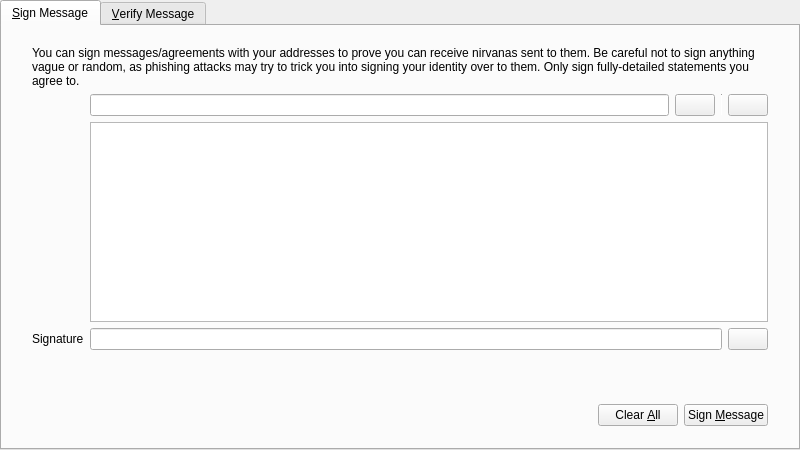
<?xml version="1.0" encoding="UTF-8"?>
<ui version="4.0">
 <class>SignVerifyMessageDialog</class>
 <widget class="QDialog" name="SignVerifyMessageDialog">
  <property name="geometry">
   <rect>
    <x>0</x>
    <y>0</y>
    <width>800</width>
    <height>450</height>
   </rect>
  </property>
  <property name="windowTitle">
   <string>Signatures - Sign / Verify a Message</string>
  </property>
  <property name="modal">
   <bool>true</bool>
  </property>
  <layout class="QVBoxLayout" name="verticalLayout">
   <property name="leftMargin">
    <number>0</number>
   </property>
   <property name="topMargin">
    <number>0</number>
   </property>
   <property name="rightMargin">
    <number>0</number>
   </property>
   <property name="bottomMargin">
    <number>0</number>
   </property>
   <item>
    <widget class="QTabWidget" name="tabWidget">
     <property name="currentIndex">
      <number>0</number>
     </property>
     <widget class="QWidget" name="tabSignMessage">
      <attribute name="title">
       <string>&amp;Sign Message</string>
      </attribute>
      <layout class="QVBoxLayout" name="verticalLayout_SM">
       <property name="leftMargin">
        <number>0</number>
       </property>
       <property name="topMargin">
        <number>0</number>
       </property>
       <property name="rightMargin">
        <number>0</number>
       </property>
       <property name="bottomMargin">
        <number>0</number>
       </property>
       <item>
        <layout class="QVBoxLayout" name="verticalLayout_3">
         <property name="leftMargin">
          <number>30</number>
         </property>
         <property name="topMargin">
          <number>20</number>
         </property>
         <property name="rightMargin">
          <number>30</number>
         </property>
         <property name="bottomMargin">
          <number>20</number>
         </property>
         <item>
          <layout class="QGridLayout" name="gridLayout">
           <item row="1" column="1">
            <layout class="QHBoxLayout" name="horizontalLayout_1_SM">
             <property name="spacing">
              <number>6</number>
             </property>
             <item>
              <widget class="QValidatedLineEdit" name="addressIn_SM">
               <property name="toolTip">
                <string>The Nirvana address to sign the message with</string>
               </property>
              </widget>
             </item>
             <item>
              <widget class="NirvanaPushButton" name="addressBookButton_SM">
               <property name="toolTip">
                <string>Choose previously used address</string>
               </property>
               <property name="text">
                <string/>
               </property>
               <property name="icon">
                <iconset resource="../bitcoin.qrc">
                 <normaloff>:/icons/address-book</normaloff>:/icons/address-book</iconset>
               </property>
               <property name="shortcut">
                <string>Alt+A</string>
               </property>
               <property name="autoDefault">
                <bool>false</bool>
               </property>
              </widget>
             </item>
             <item>
              <widget class="Line" name="vLine">
               <property name="maximumSize">
                <size>
                 <width>1</width>
                 <height>22</height>
                </size>
               </property>
               <property name="orientation">
                <enum>Qt::Vertical</enum>
               </property>
              </widget>
             </item>
             <item>
              <widget class="NirvanaPushButton" name="pasteButton_SM">
               <property name="toolTip">
                <string>Paste address from clipboard</string>
               </property>
               <property name="text">
                <string/>
               </property>
               <property name="icon">
                <iconset resource="../bitcoin.qrc">
                 <normaloff>:/icons/editpaste</normaloff>:/icons/editpaste</iconset>
               </property>
               <property name="shortcut">
                <string>Alt+P</string>
               </property>
               <property name="autoDefault">
                <bool>false</bool>
               </property>
              </widget>
             </item>
            </layout>
           </item>
           <item row="2" column="1">
            <widget class="QPlainTextEdit" name="messageIn_SM">
             <property name="toolTip">
              <string>Enter the message you want to sign here</string>
             </property>
            </widget>
           </item>
           <item row="3" column="1">
            <layout class="QHBoxLayout" name="horizontalLayout_2_SM">
             <property name="spacing">
              <number>6</number>
             </property>
             <item>
              <widget class="QLineEdit" name="signatureOut_SM">
               <property name="font">
                <font>
                 <italic>true</italic>
                </font>
               </property>
               <property name="readOnly">
                <bool>true</bool>
               </property>
              </widget>
             </item>
             <item>
              <widget class="NirvanaPushButton" name="copySignatureButton_SM">
               <property name="toolTip">
                <string>Copy the current signature to the system clipboard</string>
               </property>
               <property name="text">
                <string/>
               </property>
               <property name="icon">
                <iconset resource="../bitcoin.qrc">
                 <normaloff>:/icons/editcopy</normaloff>:/icons/editcopy</iconset>
               </property>
               <property name="autoDefault">
                <bool>false</bool>
               </property>
              </widget>
             </item>
            </layout>
           </item>
           <item row="3" column="0">
            <widget class="QLabel" name="signatureLabel_SM">
             <property name="text">
              <string>Signature</string>
             </property>
             <property name="textFormat">
              <enum>Qt::PlainText</enum>
             </property>
            </widget>
           </item>
           <item row="0" column="0" colspan="2">
            <widget class="QLabel" name="infoLabel_SM">
             <property name="text">
              <string>You can sign messages/agreements with your addresses to prove you can receive nirvanas sent to them. Be careful not to sign anything vague or random, as phishing attacks may try to trick you into signing your identity over to them. Only sign fully-detailed statements you agree to.</string>
             </property>
             <property name="textFormat">
              <enum>Qt::PlainText</enum>
             </property>
             <property name="wordWrap">
              <bool>true</bool>
             </property>
            </widget>
           </item>
          </layout>
         </item>
        </layout>
       </item>
       <item>
        <widget class="QWidget" name="buttonsContainerWhite" native="true">
         <layout class="QHBoxLayout" name="horizontalLayout">
          <property name="leftMargin">
           <number>30</number>
          </property>
          <property name="topMargin">
           <number>15</number>
          </property>
          <property name="rightMargin">
           <number>30</number>
          </property>
          <item>
           <spacer name="horizontalSpacer_1_SM">
            <property name="orientation">
             <enum>Qt::Horizontal</enum>
            </property>
            <property name="sizeHint" stdset="0">
             <size>
              <width>40</width>
              <height>48</height>
             </size>
            </property>
           </spacer>
          </item>
          <item>
           <widget class="QLabel" name="statusLabel_SM">
            <property name="font">
             <font>
              <weight>75</weight>
              <bold>true</bold>
             </font>
            </property>
            <property name="text">
             <string/>
            </property>
            <property name="wordWrap">
             <bool>true</bool>
            </property>
           </widget>
          </item>
          <item>
           <spacer name="horizontalSpacer_2_SM">
            <property name="orientation">
             <enum>Qt::Horizontal</enum>
            </property>
            <property name="sizeHint" stdset="0">
             <size>
              <width>40</width>
              <height>48</height>
             </size>
            </property>
           </spacer>
          </item>
          <item>
           <widget class="NirvanaPushButton" name="clearButton_SM">
            <property name="toolTip">
             <string>Reset all sign message fields</string>
            </property>
            <property name="text">
             <string>Clear &amp;All</string>
            </property>
            <property name="icon">
             <iconset resource="../bitcoin.qrc">
              <normaloff>:/icons/remove</normaloff>:/icons/remove</iconset>
            </property>
            <property name="autoDefault">
             <bool>false</bool>
            </property>
           </widget>
          </item>
          <item>
           <widget class="NirvanaPushButton" name="signMessageButton_SM">
            <property name="toolTip">
             <string>Sign the message to prove you own this Nirvana address</string>
            </property>
            <property name="text">
             <string>Sign &amp;Message</string>
            </property>
            <property name="icon">
             <iconset resource="../bitcoin.qrc">
              <normaloff>:/icons/edit</normaloff>:/icons/edit</iconset>
            </property>
            <property name="autoDefault">
             <bool>false</bool>
            </property>
           </widget>
          </item>
         </layout>
        </widget>
       </item>
      </layout>
     </widget>
     <widget class="QWidget" name="tabVerifyMessage">
      <attribute name="title">
       <string>&amp;Verify Message</string>
      </attribute>
      <layout class="QVBoxLayout" name="verticalLayout_VM">
       <property name="leftMargin">
        <number>0</number>
       </property>
       <property name="topMargin">
        <number>0</number>
       </property>
       <property name="rightMargin">
        <number>0</number>
       </property>
       <property name="bottomMargin">
        <number>0</number>
       </property>
       <item>
        <layout class="QVBoxLayout" name="verticalLayout_2">
         <property name="leftMargin">
          <number>30</number>
         </property>
         <property name="topMargin">
          <number>20</number>
         </property>
         <property name="rightMargin">
          <number>30</number>
         </property>
         <property name="bottomMargin">
          <number>20</number>
         </property>
         <item>
          <widget class="QLabel" name="infoLabel_VM">
           <property name="text">
            <string>Enter the receiver's address, message (ensure you copy line breaks, spaces, tabs, etc. exactly) and signature below to verify the message. Be careful not to read more into the signature than what is in the signed message itself, to avoid being tricked by a man-in-the-middle attack. Note that this only proves the signing party receives with the address, it cannot prove sendership of any transaction!</string>
           </property>
           <property name="textFormat">
            <enum>Qt::PlainText</enum>
           </property>
           <property name="alignment">
            <set>Qt::AlignLeading|Qt::AlignLeft|Qt::AlignTop</set>
           </property>
           <property name="wordWrap">
            <bool>true</bool>
           </property>
          </widget>
         </item>
         <item>
          <layout class="QHBoxLayout" name="horizontalLayout_1_VM">
           <property name="spacing">
            <number>6</number>
           </property>
           <item>
            <widget class="QValidatedLineEdit" name="addressIn_VM">
             <property name="toolTip">
              <string>The Nirvana address the message was signed with</string>
             </property>
            </widget>
           </item>
           <item>
            <widget class="NirvanaPushButton" name="addressBookButton_VM">
             <property name="toolTip">
              <string>Choose previously used address</string>
             </property>
             <property name="text">
              <string/>
             </property>
             <property name="icon">
              <iconset resource="../bitcoin.qrc">
               <normaloff>:/icons/address-book</normaloff>:/icons/address-book</iconset>
             </property>
             <property name="shortcut">
              <string>Alt+A</string>
             </property>
             <property name="autoDefault">
              <bool>false</bool>
             </property>
            </widget>
           </item>
          </layout>
         </item>
         <item>
          <widget class="QPlainTextEdit" name="messageIn_VM"/>
         </item>
         <item>
          <widget class="QValidatedLineEdit" name="signatureIn_VM"/>
         </item>
        </layout>
       </item>
       <item>
        <widget class="QWidget" name="buttonsContainerWhite_" native="true">
         <layout class="QHBoxLayout" name="horizontalLayout_2">
          <property name="leftMargin">
           <number>30</number>
          </property>
          <property name="topMargin">
           <number>15</number>
          </property>
          <property name="rightMargin">
           <number>30</number>
          </property>
          <item>
           <spacer name="horizontalSpacer_1_VM">
            <property name="orientation">
             <enum>Qt::Horizontal</enum>
            </property>
            <property name="sizeHint" stdset="0">
             <size>
              <width>40</width>
              <height>48</height>
             </size>
            </property>
           </spacer>
          </item>
          <item>
           <widget class="QLabel" name="statusLabel_VM">
            <property name="font">
             <font>
              <weight>75</weight>
              <bold>true</bold>
             </font>
            </property>
            <property name="text">
             <string/>
            </property>
            <property name="wordWrap">
             <bool>true</bool>
            </property>
           </widget>
          </item>
          <item>
           <spacer name="horizontalSpacer_2_VM">
            <property name="orientation">
             <enum>Qt::Horizontal</enum>
            </property>
            <property name="sizeHint" stdset="0">
             <size>
              <width>40</width>
              <height>48</height>
             </size>
            </property>
           </spacer>
          </item>
          <item>
           <widget class="NirvanaPushButton" name="clearButton_VM">
            <property name="toolTip">
             <string>Reset all verify message fields</string>
            </property>
            <property name="text">
             <string>Clear &amp;All</string>
            </property>
            <property name="icon">
             <iconset resource="../bitcoin.qrc">
              <normaloff>:/icons/remove</normaloff>:/icons/remove</iconset>
            </property>
            <property name="autoDefault">
             <bool>false</bool>
            </property>
           </widget>
          </item>
          <item>
           <widget class="NirvanaPushButton" name="verifyMessageButton_VM">
            <property name="toolTip">
             <string>Verify the message to ensure it was signed with the specified Nirvana address</string>
            </property>
            <property name="text">
             <string>Verify &amp;Message</string>
            </property>
            <property name="icon">
             <iconset resource="../bitcoin.qrc">
              <normaloff>:/icons/transaction_0</normaloff>:/icons/transaction_0</iconset>
            </property>
            <property name="autoDefault">
             <bool>false</bool>
            </property>
           </widget>
          </item>
         </layout>
        </widget>
       </item>
      </layout>
     </widget>
    </widget>
   </item>
  </layout>
 </widget>
 <customwidgets>
  <customwidget>
   <class>QValidatedLineEdit</class>
   <extends>QLineEdit</extends>
   <header>qt/qvalidatedlineedit.h</header>
  </customwidget>
  <customwidget>
   <class>NirvanaPushButton</class>
   <extends>QPushButton</extends>
   <header>qt/nirvanapushbutton.h</header>
  </customwidget>
 </customwidgets>
 <resources>
  <include location="../bitcoin.qrc"/>
 </resources>
 <connections/>
</ui>
